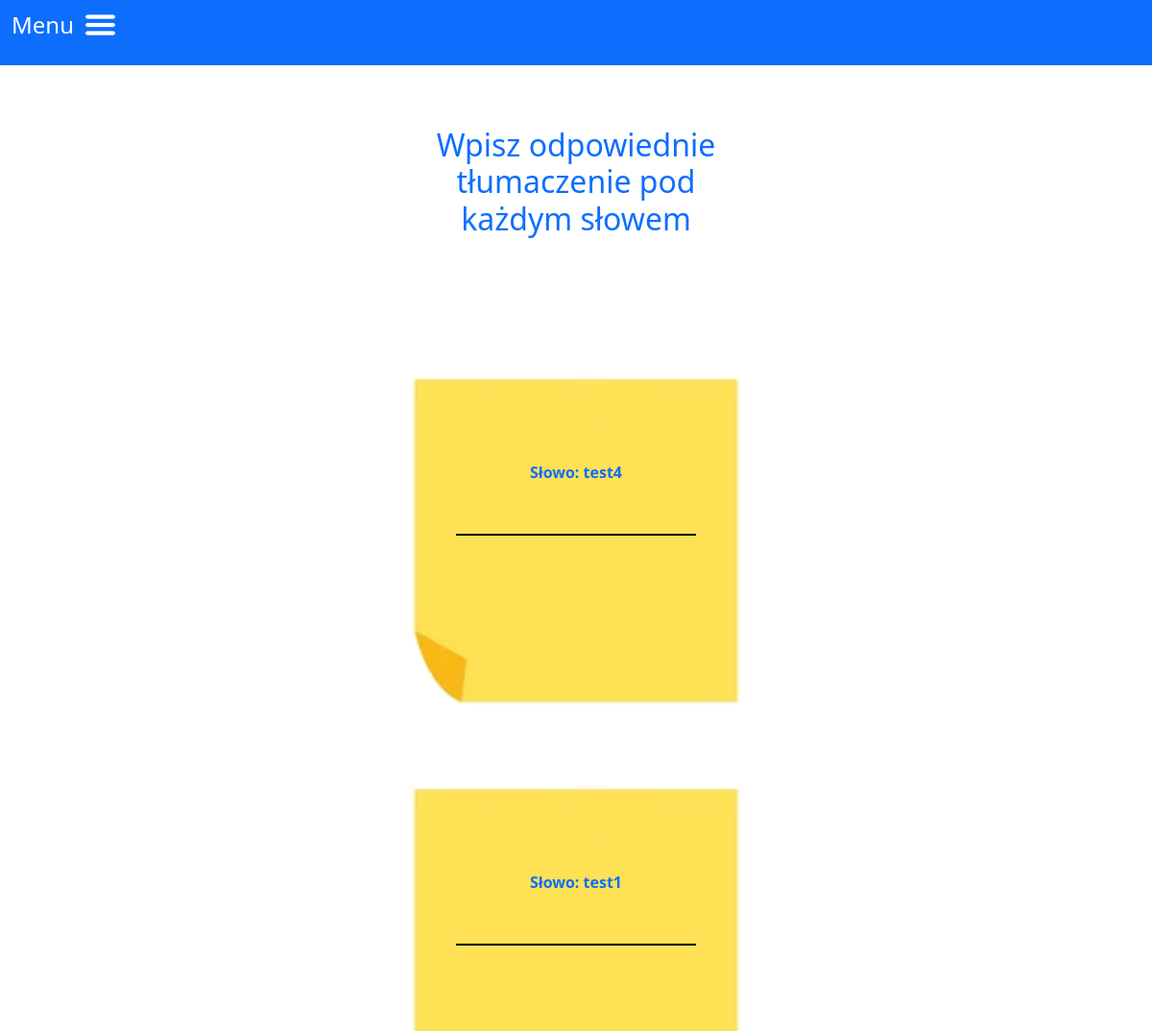
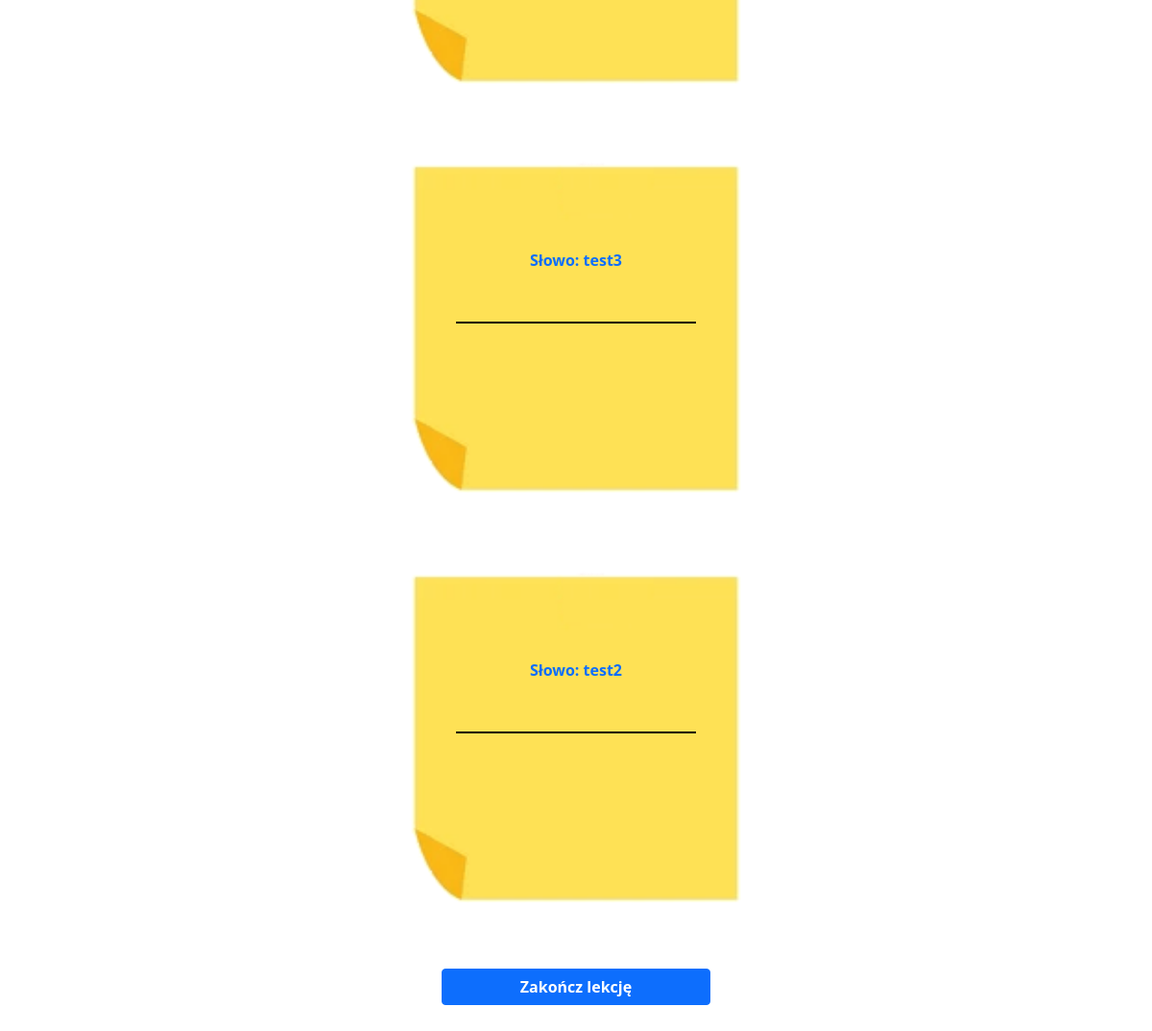
/lesson/3 (signed in), run on the app's committed database (2 pictures, top to bottom).
### swbo/models.py (models this page shows)
class cards(db.Model):
    id = db.Column("id", db.Integer, primary_key=True)
    word = db.Column(db.String(60))
    translation = db.Column(db.String(60))
    group_id = db.Column(db.Integer, db.ForeignKey("groups.id"))

### swbo/practice/routes.py (the view, shortened to what this page needs)
@practice.route("/lesson/<group_id>", methods=["GET", "POST"])
def lesson_page(group_id):
    if "logged_in" not in session:
        return redirect(url_for("user.login_page"))
    group = groups.query.filter_by(id=group_id).first()
    if not group:
        return redirect(url_for("practice.practice_page"))
    login_in_session = session["login"]
    user_id = users.query.filter_by(login=login_in_session).first().id
    owner = group.user_id
    if user_id != owner:
        return redirect(url_for("practice.practice_page"))
    cards_list = cards.query.filter_by(group_id=group_id).all()
    if("results" not in session):
        results = ''
        cards_list = shuffle_list(cards_list)
        answers = ''
    else:
        results = session["results"]
        answers = session["answers"]
        session.pop("results")          # so it will display only this one time
        session.pop("answers")
    return render_template("lesson.html", cards=cards_list, results=results, answers=answers)

### swbo/practice/utils.py (called while the page is built)
def swapPositions(list, pos1, pos2):
    list[pos1], list[pos2] = list[pos2], list[pos1]
    return list

def shuffle_list(list):
    for j in range(3):
        for i in range(len(list)):
            randomNumber = rand.randint(0, len(list) - 1)
            list = swapPositions(list, i, randomNumber)
    return list

### swbo/templates/lesson.html (shortened to what this page needs)
{% extends "base.html" %}
{% block content %}
<div class="lesson">
{% if cards %}
    <h2 class="mx-auto my-5 text-center text-primary">Wpisz odpowiednie tłumaczenie pod każdym słowem</h2>
    {% if not results %}
    <div class=" position-relative">
        <form action="#" method="post" class="d-flex align-items-center flex-column w-100 position-relative">
            {% for card in cards %}
                <div class="position-relative card-wrapper">
                  <img src="{{url_for('static', filename='images/sticky_notes1.png')}}" class="w-100"/>
                  <div class="position-relative text-center card-text">
                    <p class="text-primary">Słowo: {{card.word}}</p>
                    <input type="text" class="form-control transparent-input w-50 text-center" id="card-{{card.id}}" name="answer{{card.id}}"/>
                  </div>
                </div>
            {% endfor %}
            <button type="submit" class="btn btn-primary submit-btn">Zakończ lekcję</button>
        </form>
    </div>
    {% endif %}
  {% endif %}
</div>
{% endblock %}

### swbo/static/styles/style.css (style rules this page uses)
.transparent-input { background: transparent; border: none; border-bottom: 2px solid black; border-radius: 0; width: 70%; margin: 0 auto; }
.practice .completion, .groups .completion, .lesson, .stats { font-weight: 600!important; }
.lesson .card-text { margin-top: -63%; }
.btn-primary { font-weight: 600!important; }

### data on the page
cards: word "test4"
cards: word "test1"
cards: word "test3"
cards: word "test2"
